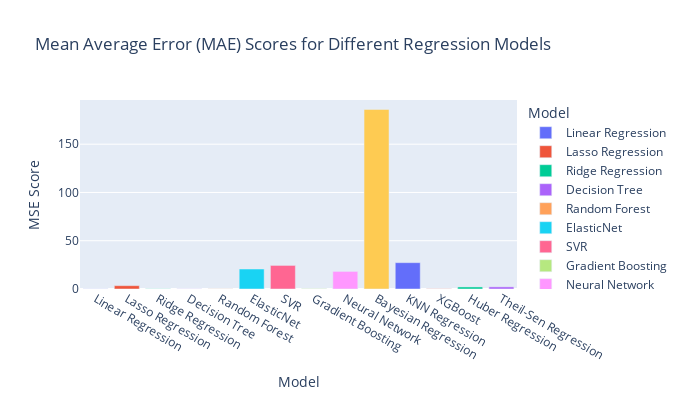

The notebook cell saved with this chart:
### Code cell
mae_scores = []

for clf_name, clf in regressors:
    # Fit clf to the training set
    clf.fit(X_train, y_train)

    # Predict y_pred
    y_pred = clf.predict(X_test)

    mae_score = mae(y_test, y_pred)
    
    mae_scores.append({'Model': clf_name, 'MSE Score': mae_score})

# Create a DataFrame for the MSE scores
mae_df = pd.DataFrame(mae_scores)

# Create the bar plot using Plotly Express
fig = px.bar(mae_df, x='Model', y='MSE Score', color='Model',
             title='Mean Average Error (MAE) Scores for Different Regression Models',
             width=700, height=400)

# Show the plot
fig.show()

### Figure 1 — Plotly figure (JSON) as saved in the notebook; plotly's stock layout.template omitted (floating-point values rounded to 4 significant figures)
{"data": [{"alignmentgroup": "True", "hovertemplate": "Model=%{x}<br>MSE Score=%{y}<extra></extra>", "legendgroup": "Linear Regression", "marker": {"color": "#636efa", "pattern": {"shape": ""}}, "name": "Linear Regression", "offsetgroup": "Linear Regression", "orientation": "v", "showlegend": true, "textposition": "auto", "type": "bar", "x": ["Linear Regression"], "xaxis": "x", "y": [0.1396], "yaxis": "y"}, {"alignmentgroup": "True", "hovertemplate": "Model=%{x}<br>MSE Score=%{y}<extra></extra>", "legendgroup": "Lasso Regression", "marker": {"color": "#EF553B", "pattern": {"shape": ""}}, "name": "Lasso Regression", "offsetgroup": "Lasso Regression", "orientation": "v", "showlegend": true, "textposition": "auto", "type": "bar", "x": ["Lasso Regression"], "xaxis": "x", "y": [3.44], "yaxis": "y"}, {"alignmentgroup": "True", "hovertemplate": "Model=%{x}<br>MSE Score=%{y}<extra></extra>", "legendgroup": "Ridge Regression", "marker": {"color": "#00cc96", "pattern": {"shape": ""}}, "name": "Ridge Regression", "offsetgroup": "Ridge Regression", "orientation": "v", "showlegend": true, "textposition": "auto", "type": "bar", "x": ["Ridge Regression"], "xaxis": "x", "y": [0.1768], "yaxis": "y"}, {"alignmentgroup": "True", "hovertemplate": "Model=%{x}<br>MSE Score=%{y}<extra></extra>", "legendgroup": "Decision Tree", "marker": {"color": "#ab63fa", "pattern": {"shape": ""}}, "name": "Decision Tree", "offsetgroup": "Decision Tree", "orientation": "v", "showlegend": true, "textposition": "auto", "type": "bar", "x": ["Decision Tree"], "xaxis": "x", "y": [0.1378], "yaxis": "y"}, {"alignmentgroup": "True", "hovertemplate": "Model=%{x}<br>MSE Score=%{y}<extra></extra>", "legendgroup": "Random Forest", "marker": {"color": "#FFA15A", "pattern": {"shape": ""}}, "name": "Random Forest", "offsetgroup": "Random Forest", "orientation": "v", "showlegend": true, "textposition": "auto", "type": "bar", "x": ["Random Forest"], "xaxis": "x", "y": [0.1465], "yaxis": "y"}, {"alignmentgroup": "True", "hovertemplate": "Model=%{x}<br>MSE Score=%{y}<extra></extra>", "legendgroup": "ElasticNet", "marker": {"color": "#19d3f3", "pattern": {"shape": ""}}, "name": "ElasticNet", "offsetgroup": "ElasticNet", "orientation": "v", "showlegend": true, "textposition": "auto", "type": "bar", "x": ["ElasticNet"], "xaxis": "x", "y": [20.7], "yaxis": "y"}, {"alignmentgroup": "True", "hovertemplate": "Model=%{x}<br>MSE Score=%{y}<extra></extra>", "legendgroup": "SVR", "marker": {"color": "#FF6692", "pattern": {"shape": ""}}, "name": "SVR", "offsetgroup": "SVR", "orientation": "v", "showlegend": true, "textposition": "auto", "type": "bar", "x": ["SVR"], "xaxis": "x", "y": [24.42], "yaxis": "y"}, {"alignmentgroup": "True", "hovertemplate": "Model=%{x}<br>MSE Score=%{y}<extra></extra>", "legendgroup": "Gradient Boosting", "marker": {"color": "#B6E880", "pattern": {"shape": ""}}, "name": "Gradient Boosting", "offsetgroup": "Gradient Boosting", "orientation": "v", "showlegend": true, "textposition": "auto", "type": "bar", "x": ["Gradient Boosting"], "xaxis": "x", "y": [0.3264], "yaxis": "y"}, {"alignmentgroup": "True", "hovertemplate": "Model=%{x}<br>MSE Score=%{y}<extra></extra>", "legendgroup": "Neural Network", "marker": {"color": "#FF97FF", "pattern": {"shape": ""}}, "name": "Neural Network", "offsetgroup": "Neural Network", "orientation": "v", "showlegend": true, "textposition": "auto", "type": "bar", "x": ["Neural Network"], "xaxis": "x", "y": [18.23], "yaxis": "y"}, {"alignmentgroup": "True", "hovertemplate": "Model=%{x}<br>MSE Score=%{y}<extra></extra>", "legendgroup": "Bayesian Regression", "marker": {"color": "#FECB52", "pattern": {"shape": ""}}, "name": "Bayesian Regression", "offsetgroup": "Bayesian Regression", "orientation": "v", "showlegend": true, "textposition": "auto", "type": "bar", "x": ["Bayesian Regression"], "xaxis": "x", "y": [186.0], "yaxis": "y"}, {"alignmentgroup": "True", "hovertemplate": "Model=%{x}<br>MSE Score=%{y}<extra></extra>", "legendgroup": "KNN Regression", "marker": {"color": "#636efa", "pattern": {"shape": ""}}, "name": "KNN Regression", "offsetgroup": "KNN Regression", "orientation": "v", "showlegend": true, "textposition": "auto", "type": "bar", "x": ["KNN Regression"], "xaxis": "x", "y": [27.29], "yaxis": "y"}, {"alignmentgroup": "True", "hovertemplate": "Model=%{x}<br>MSE Score=%{y}<extra></extra>", "legendgroup": "XGBoost", "marker": {"color": "#EF553B", "pattern": {"shape": ""}}, "name": "XGBoost", "offsetgroup": "XGBoost", "orientation": "v", "showlegend": true, "textposition": "auto", "type": "bar", "x": ["XGBoost"], "xaxis": "x", "y": [0.1935], "yaxis": "y"}, {"alignmentgroup": "True", "hovertemplate": "Model=%{x}<br>MSE Score=%{y}<extra></extra>", "legendgroup": "Huber Regression", "marker": {"color": "#00cc96", "pattern": {"shape": ""}}, "name": "Huber Regression", "offsetgroup": "Huber Regression", "orientation": "v", "showlegend": true, "textposition": "auto", "type": "bar", "x": ["Huber Regression"], "xaxis": "x", "y": [2.122], "yaxis": "y"}, {"alignmentgroup": "True", "hovertemplate": "Model=%{x}<br>MSE Score=%{y}<extra></extra>", "legendgroup": "Theil-Sen Regression", "marker": {"color": "#ab63fa", "pattern": {"shape": ""}}, "name": "Theil-Sen Regression", "offsetgroup": "Theil-Sen Regression", "orientation": "v", "showlegend": true, "textposition": "auto", "type": "bar", "x": ["Theil-Sen Regression"], "xaxis": "x", "y": [2.192], "yaxis": "y"}], "layout": {"barmode": "relative", "height": 400, "legend": {"title": {"text": "Model"}, "tracegroupgap": 0}, "title": {"text": "Mean Average Error (MAE) Scores for Different Regression Models"}, "width": 700, "xaxis": {"anchor": "y", "categoryarray": ["Linear Regression", "Lasso Regression", "Ridge Regression", "Decision Tree", "Random Forest", "ElasticNet", "SVR", "Gradient Boosting", "Neural Network", "Bayesian Regression", "KNN Regression", "XGBoost", "Huber Regression", "Theil-Sen Regression"], "categoryorder": "array", "domain": [0, 1], "title": {"text": "Model"}}, "yaxis": {"anchor": "x", "domain": [0, 1], "title": {"text": "MSE Score"}}}}
